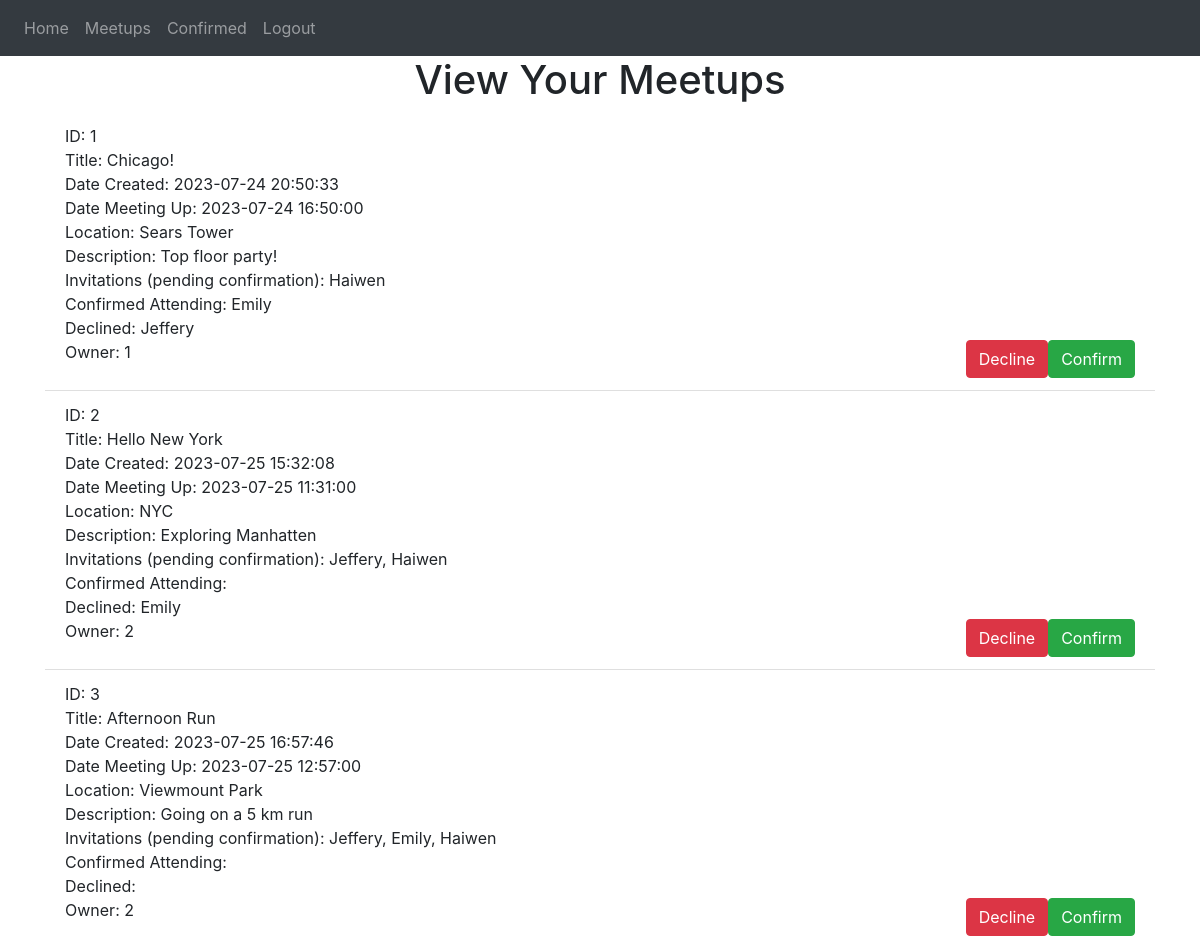
The app's page /view_meetups (signed in) with its own data.
### website/models.py (models this page shows)
class Meetup(db.Model):
    id = db.Column(db.Integer, primary_key=True)
    date_created = db.Column(db.DateTime(timezone=True), default=func.now()) # gets current date and time, store it as date
    date_meetup = db.Column(db.DateTime)
    title = db.Column(db.String(10000))
    location = db.Column(db.String(10000))
    description = db.Column(db.String(10000))
    invitations = db.Column(db.String(10000))
    confirmed = db.Column(db.String(10000))
    declined = db.Column(db.String(10000))
    owner = db.Column(db.Integer)

### website/views.py (the view)
@views.route('/view_meetups', methods=['GET', 'POST']) #decorator: whenever you go to the / URL, whatever in hom() will run
@login_required
def view_meetups():
    invites = ""
    confirmation = ""
    confirmSearch = " " + str(current_user.id) + " "
    firstInv = True
    firstConf = True
    for meetup in current_user.meetups:
        invites = invites + "   "
        confirmation = confirmation + "   "
        firstInv = True
        firstConf = True
        for user in meetup.user:
            userSearch = " " + str(user.id) + " "
            if meetup.confirmed.find(userSearch)  != -1:
                if firstConf:
                    confirmation  = confirmation + user.first_name
                    firstConf = False
                else:
                    confirmation  = confirmation + ", " + user.first_name
            else:
                if firstInv:
                    invites  = invites + user.first_name
                    firstInv = False
                else:
                    invites  = invites + ", " + user.first_name
    inviteList = invites.split("   ")
    confirmationList = confirmation.split("   ")
    return render_template("view_meetups.html", user=current_user, inviteList = inviteList, confirmSearch = confirmSearch, confirmationList = confirmationList)

### website/__init__.py (called while the page is built)
@login_manager.user_loader
def load_user(id):
    return User.query.get(int(id))

### website/templates/view_meetups.html
{% extends "base.html" %} {% block title %}View Meetups{% endblock %} {% block
content %}
<h1 align="center">View Your Meetups</h1>
<ul class="list-group list-group-flush" id="notes">
  {% set ns = namespace(inviteNumber=1) %} {% for meetup in user.meetups: %} {%
  if meetup.confirmed.find(confirmSearch) == -1%}
  <li class="list-group-item">
    ID: {{meetup.id}}<br />
    Title: {{ meetup.title }}<br />
    Date Created: {{ meetup.date_created }}<br />
    Date Meeting Up: {{ meetup.date_meetup}}<br />
    Location: {{meetup.location}}<br />
    Description: {{meetup.description}}<br />
    Invitations (pending confirmation): {{inviteList[ns.inviteNumber]}}<br />
    Confirmed Attending: {{confirmationList[ns.inviteNumber]}}<br />
    Declined: {{meetup.declined}}<br />
    Owner: {{meetup.owner}}
    <button
      type="button"
      class="btn btn-success float-right"
      onClick="confirmMeetup({{meetup.id}})"
    >
      <span aria-hidden="true">Confirm</span>
    </button>
    {% if user.id == meetup.owner %}
    <button
      type="button"
      class="btn btn-warning float-right"
      data-toggle="modal"
      data-target="#ownerModal"
    >
      <span aria-hidden="true">Transfer Ownership</span>
    </button>
    <div
      class="modal fade"
      id="ownerModal"
      tabindex="-1"
      role="dialog"
      aria-labelledby="ownerModal"
      aria-hidden="true"
    >
      <div class="modal-dialog" role="document">
        <div class="modal-content">
          <div class="modal-header">
            <h5 class="modal-title" id="ownerModalLabel">Transfer Ownership</h5>
            <button
              type="button"
              class="close"
              data-dismiss="modal"
              aria-label="Close"
            >
              <span aria-hidden="true">&times;</span>
            </button>
          </div>
          <div class="modal-body">
            <form>
              <div class="form-group">
                <label for="new-owner" class="col-form-label"
                  >New Owner Email:</label
                >
                <input type="text" class="form-control" id="new-owner-name" />
              </div>
            </form>
          </div>
          <div class="modal-footer">
            <button
              type="button"
              class="btn btn-secondary"
              data-dismiss="modal"
              aria-label="Close"
            >
              Close
            </button>
            <button
              type="button"
              class="btn btn-primary"
              onClick="viewNewOwner({{meetup.id}})"
              data-dismiss="modal"
              aria-label="Confirm"
            >
              Confirm
            </button>
          </div>
        </div>
      </div>
    </div>
    <button
      type="button"
      class="btn btn-danger float-right"
      onClick="viewDeleteMeetup({{meetup.id}})"
    >
      <span aria-hidden="true">Delete</span>
    </button>
    {% else %}
    <button
      type="button"
      class="btn btn-danger float-right"
      onClick="viewDeclineMeetup({{meetup.id}})"
    >
      <span aria-hidden="true">Decline</span>
    </button>
    {% endif %}
  </li>
  {% endif %} {% set ns.inviteNumber = ns.inviteNumber+1 %} {% endfor %}
</ul>
{% endblock %}

### records on screen
Meetup: id "1", title "Chicago!", date_created "2023-07-24 20:50:33", date_meetup "2023-07-24 16:50:00", location "Sears Tower", description "Top floor party!", inviteList "Haiwen", confirmationList "Emily", declined "Jeffery", owner "1"
Meetup: id "2", title "Hello New York", date_created "2023-07-25 15:32:08", date_meetup "2023-07-25 11:31:00", location "NYC", description "Exploring Manhatten", inviteList "Jeffery, Haiwen", declined "Emily", owner "2"
Meetup: id "3", title "Afternoon Run", date_created "2023-07-25 16:57:46", date_meetup "2023-07-25 12:57:00", location "Viewmount Park", description "Going on a 5 km run", inviteList "Jeffery, Emily, Haiwen", owner "2"
